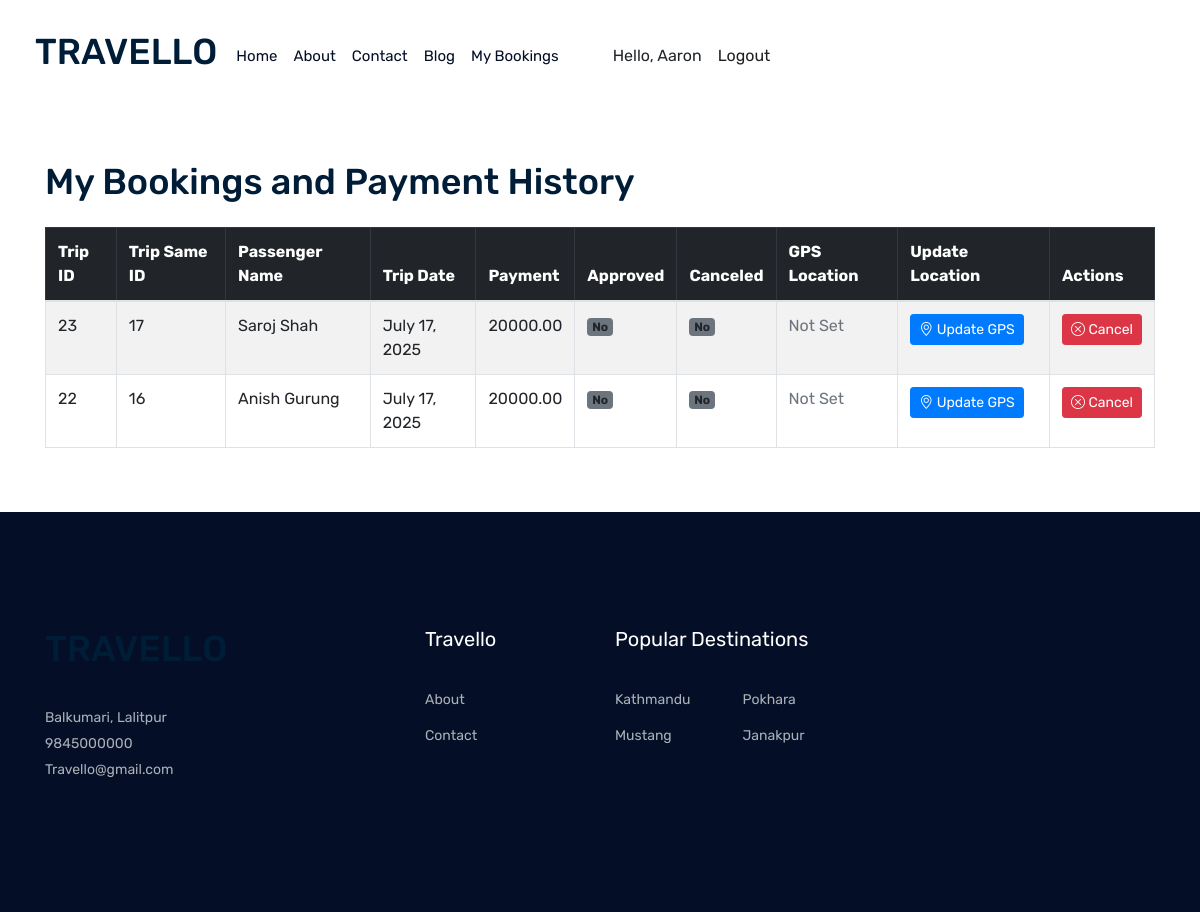
The app's page /bookings/ (signed in), older data.
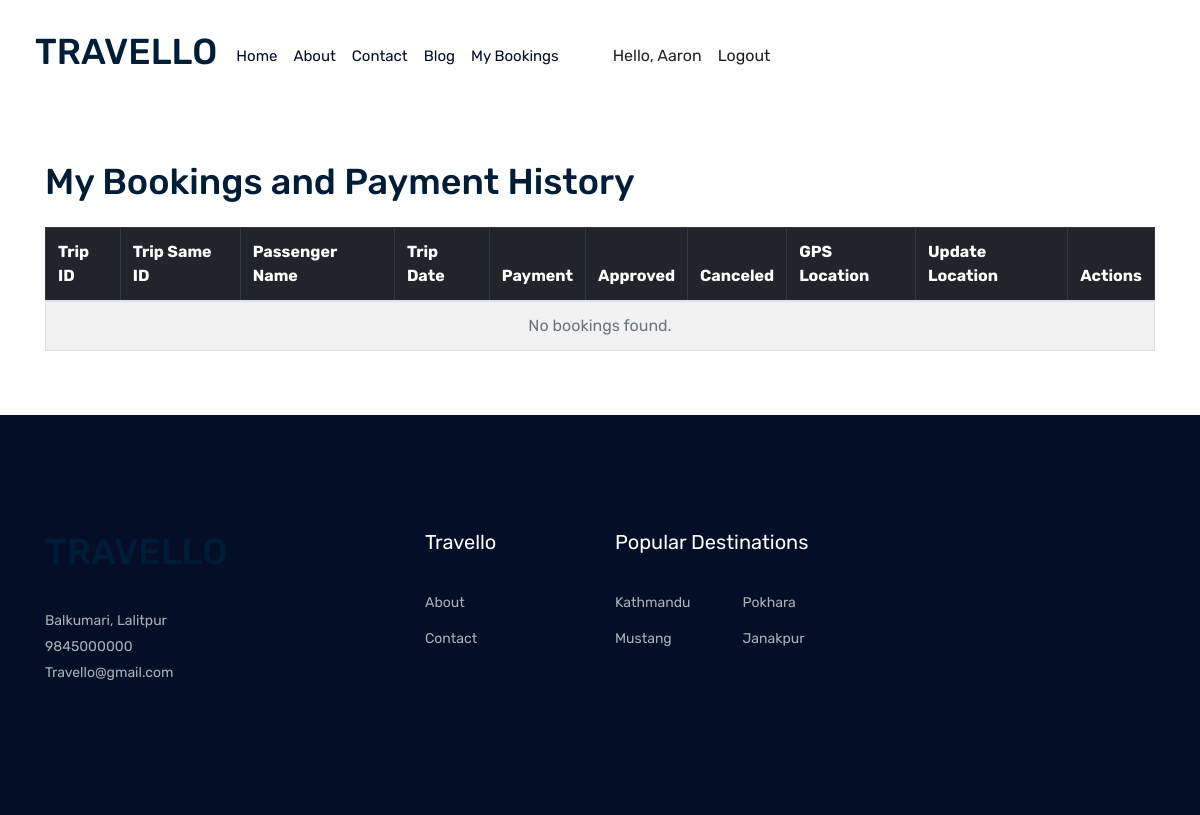
The same page, newer data.
### yatra/models.py (models this page shows, shortened)
class PassengerDetail(models.Model):
    trip_id = models.AutoField(primary_key=True)
    trip_same_id = models.IntegerField()
    first_name = models.CharField(max_length=100)
    last_name = models.CharField(max_length=100)
    age = models.IntegerField()
    trip_date = models.DateField()
    payment = models.DecimalField(max_digits=10, decimal_places=2)
    user = models.ForeignKey(User, on_delete=models.CASCADE)
    city = models.CharField(max_length=100)
    num_passengers = models.IntegerField(default=1)
    created_at = models.DateTimeField(auto_now_add=True)
    updated_at = models.DateTimeField(auto_now=True)
    approved = models.BooleanField(default=False)
    canceled = models.BooleanField(default=False)
    latitude = models.DecimalField(max_digits=9, decimal_places=6, null=True, blank=True)
    longitude = models.DecimalField(max_digits=9, decimal_places=6, null=True, blank=True)

### yatra/views.py (the view)
# urls.py: path('bookings/', views.user_booking_list, name='user_booking_list'),
@login_required
def user_booking_list(request):
    bookings = PassengerDetail.objects.filter(user=request.user).order_by('-created_at')
    return render(request, 'user_booking_list.html', {'bookings': bookings})

### Templates/user_booking_list.html (shortened to what this page needs)
{% extends 'main_base.html' %}
{% block content %}
<div class="container my-5">
  <h1 class="mb-4">My Bookings and Payment History</h1>
  <div class="table-responsive">
    <table class="table table-striped table-bordered align-middle">
      <thead class="table-dark">
        <tr>
          <th>Trip ID</th>
          <th>Trip Same ID</th>
          <th>Passenger Name</th>
          <th>Trip Date</th>
          <th>Payment</th>
          <th>Approved</th>
          <th>Canceled</th>
          <th>GPS Location</th>
          <th>Update Location</th>
          <th>Actions</th>
        </tr>
      </thead>
      <tbody>
        {% for b in bookings %}
          <tr id="booking-{{ b.trip_id }}">
            <td>{{ b.trip_id }}</td>
            <td>{{ b.trip_same_id }}</td>
            <td>{{ b.first_name }} {{ b.last_name }}</td>
            <td>{{ b.trip_date }}</td>
            <td>{{ b.payment }}</td>
            <td>
              {% if b.approved %}
                <span class="badge bg-success">Yes</span>
              {% else %}
                <span class="badge bg-secondary">No</span>
              {% endif %}
            </td>
            <td>
              {% if b.canceled %}
                <span class="badge bg-danger">Yes</span>
              {% else %}
                <span class="badge bg-secondary">No</span>
              {% endif %}
            </td>
            <td>
              {% if b.latitude and b.longitude %}
                {{ b.latitude }}, {{ b.longitude }}
              {% else %}
                <span class="text-muted fst-italic">Not Set</span>
              {% endif %}
            </td>
            <td>
              <button
                class="btn btn-sm btn-primary"
                onclick="updateLocation({{ b.trip_id }})"
                title="Update GPS Location"
              >
                <i class="bi bi-geo-alt"></i> Update GPS
              </button>
            </td>
            <td>
              {% if not b.canceled %}
                <button
                  class="btn btn-sm btn-danger"
                  onclick="cancelBooking({{ b.trip_id }})"
                  title="Cancel Booking"
                >
                  <i class="bi bi-x-circle"></i> Cancel
                </button>
              {% else %}
                <span class="text-muted">—</span>
              {% endif %}
            </td>
          </tr>
        {% empty %}
          <tr>
            <td colspan="10" class="text-center text-muted">No bookings found.</td>
          </tr>
        {% endfor %}
      </tbody>
    </table>
  </div>
</div>
<link rel="stylesheet" href="https://cdn.jsdelivr.net/npm/bootstrap-icons@1.10.5/font/bootstrap-icons.css">
{% endblock %}

Row changes from the older to the newer data that the page shows:
removed PassengerDetail: trip_id "23", trip_same_id "17", first_name "Saroj", last_name "Shah", trip_date "July 17, 2025", payment "20000.00", approved "No", canceled "No", shows "Not Set"
removed PassengerDetail: trip_id "22", trip_same_id "16", first_name "Anish", last_name "Gurung", trip_date "July 17, 2025", payment "20000.00", approved "No", canceled "No", shows "Not Set"
Text that changed along with them:
text now shown: "No bookings found."
